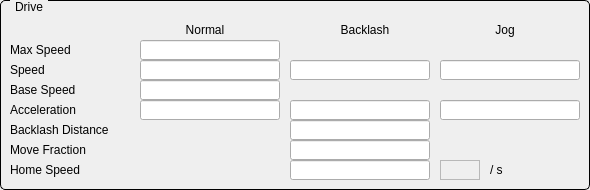
       <widget class="QGroupBox" name="titleGroupBox_6">
        <property name="geometry">
         <rect>
          <x>10</x>
          <y>160</y>
          <width>590</width>
          <height>190</height>
         </rect>
        </property>
        <property name="styleSheet">
         <string notr="true">QGroupBox {
     border: 1px solid black;
     border-radius: 5px;
     margin-top: 0.5em;
 }
 
 QGroupBox::title {
     subcontrol-origin: margin;
     left: 10px;
     padding: 0 3px 0 3px;
 }</string>
        </property>
        <property name="title">
         <string>Drive</string>
        </property>
        <widget class="QLabel" name="label_13">
         <property name="geometry">
          <rect>
           <x>170</x>
           <y>20</y>
           <width>70</width>
           <height>20</height>
          </rect>
         </property>
         <property name="text">
          <string>Normal</string>
         </property>
         <property name="alignment">
          <set>Qt::AlignCenter</set>
         </property>
        </widget>
        <widget class="QLabel" name="label_14">
         <property name="geometry">
          <rect>
           <x>330</x>
           <y>20</y>
           <width>70</width>
           <height>20</height>
          </rect>
         </property>
         <property name="text">
          <string>Backlash</string>
         </property>
         <property name="alignment">
          <set>Qt::AlignCenter</set>
         </property>
        </widget>
        <widget class="QLabel" name="label_15">
         <property name="geometry">
          <rect>
           <x>480</x>
           <y>20</y>
           <width>50</width>
           <height>20</height>
          </rect>
         </property>
         <property name="text">
          <string>Jog</string>
         </property>
         <property name="alignment">
          <set>Qt::AlignCenter</set>
         </property>
        </widget>
        <widget class="QLabel" name="label_16">
         <property name="geometry">
          <rect>
           <x>10</x>
           <y>40</y>
           <width>90</width>
           <height>20</height>
          </rect>
         </property>
         <property name="text">
          <string>Max Speed</string>
         </property>
         <property name="alignment">
          <set>Qt::AlignLeading|Qt::AlignLeft|Qt::AlignVCenter</set>
         </property>
        </widget>
        <widget class="QLabel" name="label_17">
         <property name="geometry">
          <rect>
           <x>10</x>
           <y>60</y>
           <width>90</width>
           <height>20</height>
          </rect>
         </property>
         <property name="text">
          <string>Speed</string>
         </property>
         <property name="alignment">
          <set>Qt::AlignLeading|Qt::AlignLeft|Qt::AlignVCenter</set>
         </property>
        </widget>
        <widget class="QLabel" name="label_18">
         <property name="geometry">
          <rect>
           <x>10</x>
           <y>80</y>
           <width>90</width>
           <height>20</height>
          </rect>
         </property>
         <property name="text">
          <string>Base Speed</string>
         </property>
         <property name="alignment">
          <set>Qt::AlignLeading|Qt::AlignLeft|Qt::AlignVCenter</set>
         </property>
        </widget>
        <widget class="QLabel" name="label_19">
         <property name="geometry">
          <rect>
           <x>10</x>
           <y>100</y>
           <width>90</width>
           <height>20</height>
          </rect>
         </property>
         <property name="text">
          <string>Acceleration</string>
         </property>
         <property name="alignment">
          <set>Qt::AlignLeading|Qt::AlignLeft|Qt::AlignVCenter</set>
         </property>
        </widget>
        <widget class="QLabel" name="label_20">
         <property name="geometry">
          <rect>
           <x>10</x>
           <y>120</y>
           <width>130</width>
           <height>20</height>
          </rect>
         </property>
         <property name="text">
          <string>Backlash Distance</string>
         </property>
         <property name="alignment">
          <set>Qt::AlignLeading|Qt::AlignLeft|Qt::AlignVCenter</set>
         </property>
        </widget>
        <widget class="QLabel" name="label_21">
         <property name="geometry">
          <rect>
           <x>10</x>
           <y>140</y>
           <width>130</width>
           <height>20</height>
          </rect>
         </property>
         <property name="text">
          <string>Move Fraction</string>
         </property>
         <property name="alignment">
          <set>Qt::AlignLeading|Qt::AlignLeft|Qt::AlignVCenter</set>
         </property>
        </widget>
        <widget class="QELineEdit" name="txtVMAX">
         <property name="geometry">
          <rect>
           <x>140</x>
           <y>40</y>
           <width>140</width>
           <height>20</height>
          </rect>
         </property>
         <property name="variable" stdset="0">
          <string>$(group).VMAX</string>
         </property>
         <property name="displayAlarmStateOption" stdset="0">
          <enum>QE::Never</enum>
         </property>
         <property name="addUnits">
          <bool>false</bool>
         </property>
        </widget>
        <widget class="QELineEdit" name="txtVELO">
         <property name="geometry">
          <rect>
           <x>140</x>
           <y>60</y>
           <width>140</width>
           <height>20</height>
          </rect>
         </property>
         <property name="variable" stdset="0">
          <string>$(group).VELO</string>
         </property>
         <property name="displayAlarmStateOption" stdset="0">
          <enum>QE::Never</enum>
         </property>
         <property name="addUnits">
          <bool>false</bool>
         </property>
        </widget>
        <widget class="QELineEdit" name="txtVBAS">
         <property name="geometry">
          <rect>
           <x>140</x>
           <y>80</y>
           <width>140</width>
           <height>20</height>
          </rect>
         </property>
         <property name="variable" stdset="0">
          <string>$(group).VBAS</string>
         </property>
         <property name="displayAlarmStateOption" stdset="0">
          <enum>QE::Never</enum>
         </property>
         <property name="addUnits">
          <bool>false</bool>
         </property>
        </widget>
        <widget class="QELineEdit" name="txtACCL">
         <property name="geometry">
          <rect>
           <x>140</x>
           <y>100</y>
           <width>140</width>
           <height>20</height>
          </rect>
         </property>
         <property name="variable" stdset="0">
          <string>$(group).ACCL</string>
         </property>
         <property name="displayAlarmStateOption" stdset="0">
          <enum>QE::Never</enum>
         </property>
         <property name="addUnits">
          <bool>false</bool>
         </property>
        </widget>
        <widget class="QELineEdit" name="txtBVEL">
         <property name="geometry">
          <rect>
           <x>290</x>
           <y>60</y>
           <width>140</width>
           <height>20</height>
          </rect>
         </property>
         <property name="variable" stdset="0">
          <string>$(group).BVEL</string>
         </property>
         <property name="displayAlarmStateOption" stdset="0">
          <enum>QE::Never</enum>
         </property>
         <property name="addUnits">
          <bool>false</bool>
         </property>
        </widget>
        <widget class="QELineEdit" name="txtBACC">
         <property name="geometry">
          <rect>
           <x>290</x>
           <y>100</y>
           <width>140</width>
           <height>20</height>
          </rect>
         </property>
         <property name="variable" stdset="0">
          <string>$(group).BACC</string>
         </property>
         <property name="displayAlarmStateOption" stdset="0">
          <enum>QE::Never</enum>
         </property>
         <property name="addUnits">
          <bool>false</bool>
         </property>
        </widget>
        <widget class="QELineEdit" name="txtBDST">
         <property name="geometry">
          <rect>
           <x>290</x>
           <y>120</y>
           <width>140</width>
           <height>20</height>
          </rect>
         </property>
         <property name="variable" stdset="0">
          <string>$(group).BDST</string>
         </property>
         <property name="displayAlarmStateOption" stdset="0">
          <enum>QE::Never</enum>
         </property>
         <property name="addUnits">
          <bool>false</bool>
         </property>
        </widget>
        <widget class="QELineEdit" name="txtFRAC">
         <property name="geometry">
          <rect>
           <x>290</x>
           <y>140</y>
           <width>140</width>
           <height>20</height>
          </rect>
         </property>
         <property name="variable" stdset="0">
          <string>$(group).FRAC</string>
         </property>
         <property name="displayAlarmStateOption" stdset="0">
          <enum>QE::Never</enum>
         </property>
         <property name="addUnits">
          <bool>false</bool>
         </property>
        </widget>
        <widget class="QELineEdit" name="txtJVEL">
         <property name="geometry">
          <rect>
           <x>440</x>
           <y>60</y>
           <width>140</width>
           <height>20</height>
          </rect>
         </property>
         <property name="variable" stdset="0">
          <string>$(group).JVEL</string>
         </property>
         <property name="displayAlarmStateOption" stdset="0">
          <enum>QE::Never</enum>
         </property>
         <property name="addUnits">
          <bool>false</bool>
         </property>
        </widget>
        <widget class="QELineEdit" name="txtJAR">
         <property name="geometry">
          <rect>
           <x>440</x>
           <y>100</y>
           <width>140</width>
           <height>20</height>
          </rect>
         </property>
         <property name="variable" stdset="0">
          <string>$(group).JAR</string>
         </property>
         <property name="displayAlarmStateOption" stdset="0">
          <enum>QE::Never</enum>
         </property>
         <property name="addUnits">
          <bool>false</bool>
         </property>
        </widget>
        <widget class="QLabel" name="label_26">
         <property name="geometry">
          <rect>
           <x>10</x>
           <y>160</y>
           <width>130</width>
           <height>20</height>
          </rect>
         </property>
         <property name="text">
          <string>Home Speed</string>
         </property>
         <property name="alignment">
          <set>Qt::AlignLeading|Qt::AlignLeft|Qt::AlignVCenter</set>
         </property>
        </widget>
        <widget class="QELineEdit" name="txtFRAC_2">
         <property name="geometry">
          <rect>
           <x>290</x>
           <y>160</y>
           <width>140</width>
           <height>20</height>
          </rect>
         </property>
         <property name="variable" stdset="0">
          <string>$(group).HVEL</string>
         </property>
         <property name="displayAlarmStateOption" stdset="0">
          <enum>QE::Never</enum>
         </property>
         <property name="addUnits">
          <bool>false</bool>
         </property>
        </widget>
        <widget class="QELabel" name="qelabel_2">
         <property name="geometry">
          <rect>
           <x>440</x>
           <y>160</y>
           <width>40</width>
           <height>20</height>
          </rect>
         </property>
         <property name="frameShape">
          <enum>QFrame::StyledPanel</enum>
         </property>
         <property name="variable" stdset="0">
          <string>$(group).EGU</string>
         </property>
        </widget>
        <widget class="QLabel" name="label">
         <property name="geometry">
          <rect>
           <x>490</x>
           <y>160</y>
           <width>21</width>
           <height>20</height>
          </rect>
         </property>
         <property name="text">
          <string>/ s</string>
         </property>
        </widget>
       </widget>
